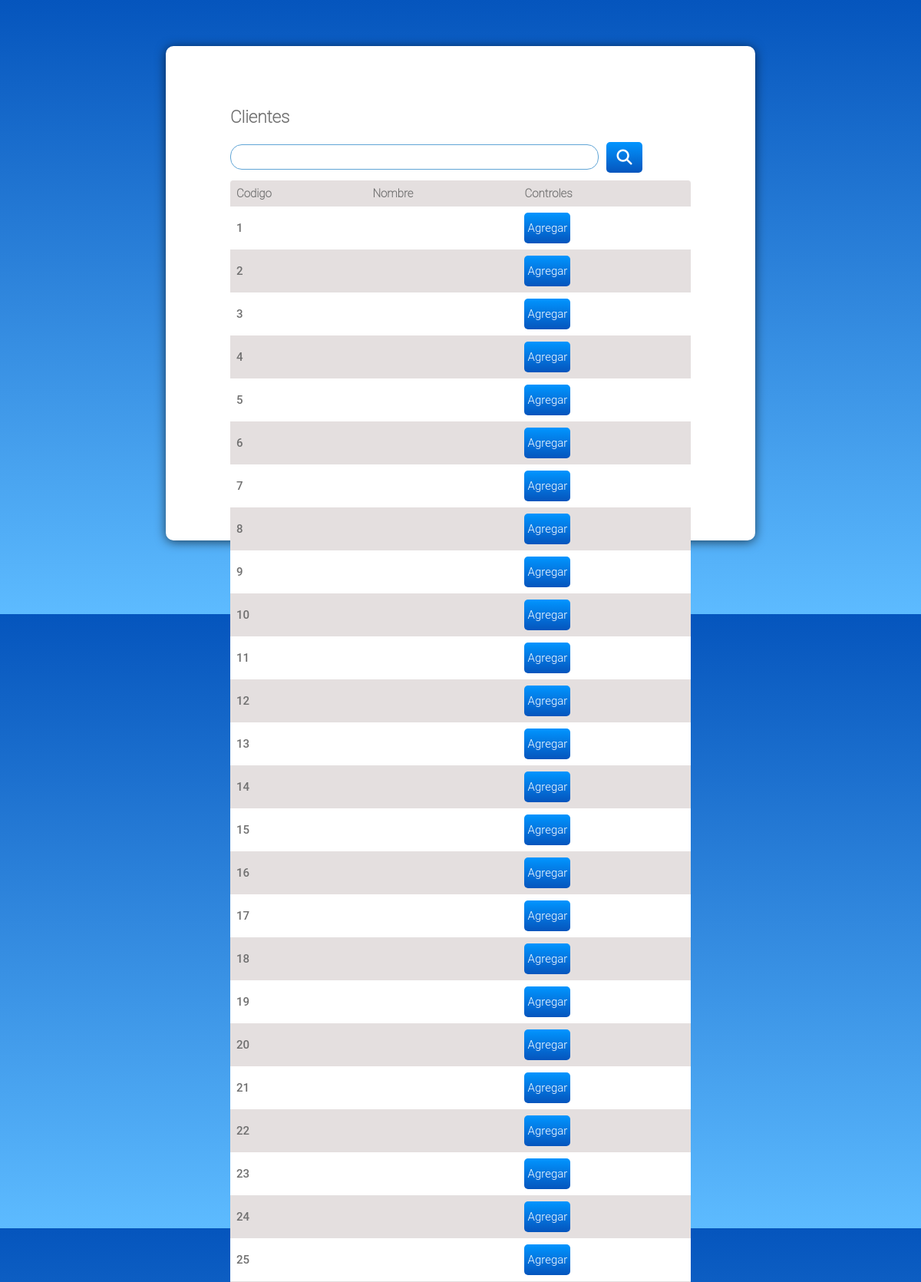
The page /public_html/cliente.php (upper part) on the database its author committed.
### tables this page shows
CREATE TABLE `clientes` (
  `id` int(11) NOT NULL,
  `idprovincia` int(11) NOT NULL,
  `idlocalidad` int(11) NOT NULL,
  `idvendedor` int(11) DEFAULT NULL,
  `idrubro` int(11) NOT NULL,
  `nombre` varchar(50) NOT NULL,
  `direccion` varchar(100) NOT NULL,
  `codpostal` int(11) NOT NULL,
  `telefono` varchar(30) DEFAULT NULL,
  `mail` varchar(50) DEFAULT NULL,
  `cuit` varchar(20) NOT NULL,
  `iva` smallint(6) NOT NULL,
  `web` varchar(50) DEFAULT NULL,
  `ingbrutos` decimal(10,2) NOT NULL,
  `descuento` float(24,0) NOT NULL,
  `fechaalta` datetime NOT NULL,
  `observaciones` longtext DEFAULT NULL,
  `estado` tinyint(4) DEFAULT NULL,
  `formapago` int(11) DEFAULT NULL,
  `limitecredito` int(11) DEFAULT 0,
  `creditoacumulado` float(24,0) DEFAULT 0,
  `totaladelantos` decimal(19,4) NOT NULL DEFAULT 0.0000,
  `codigo` int(11) NOT NULL DEFAULT -1,
  `cant_compras` bigint(20) NOT NULL DEFAULT 0,
  `cant_compras_delivery` bigint(20) NOT NULL DEFAULT 0,
  `cant_rm` bigint(20) NOT NULL DEFAULT 0,
  `cant_nr` bigint(20) NOT NULL DEFAULT 0,
  `cant_nc` bigint(20) NOT NULL DEFAULT 0,
  `cant_nd` bigint(20) NOT NULL DEFAULT 0,
  `cant_a_cobrar` bigint(20) NOT NULL DEFAULT 0,
  `cant_morosas` bigint(20) NOT NULL DEFAULT 0,
  `cant_incobrables` bigint(20) NOT NULL DEFAULT 0,
  `cant_gestion` bigint(20) NOT NULL DEFAULT 0,
  `cant_cobradas` bigint(20) NOT NULL DEFAULT 0,
  `promedio_compra` decimal(19,4) NOT NULL DEFAULT 0.0000,
  `mayor_compra` decimal(19,4) NOT NULL DEFAULT 0.0000,
  `menor_compra` decimal(19,4) NOT NULL DEFAULT 0.0000,
  `total_adelantado` decimal(19,4) NOT NULL DEFAULT 0.0000,
  `total_comprado` decimal(19,4) NOT NULL DEFAULT 0.0000,
  `total_pagado` decimal(19,4) NOT NULL DEFAULT 0.0000,
  `cant_cheques` bigint(20) NOT NULL DEFAULT 0,
  `fechaultimacompra` datetime NOT NULL,
  `domicilioentrega` varchar(100) NOT NULL DEFAULT '',
  `nombrefantasia` varchar(100) NOT NULL DEFAULT '',
  `tipocliente` int(11) NOT NULL DEFAULT 0,
  `cant_fc` bigint(20) NOT NULL DEFAULT 0,
  `horaentrega` time NOT NULL DEFAULT '12:00:00'
);

### public_html/cliente.php (the view, shortened to what this page needs)
<?php
    require ('database.php');
    $conecta = mysqli_connect($server, $nombre, $password, $database);
    mysqli_select_db($conecta, $database) or die ('Error al conectar');
    mysqli_set_charset($conecta, 'utf8');
    $buscar = '';
    $vendedor = '';
?>
<!DOCTYPE html>
<html lang="es">
<head>
    <link rel="stylesheet" href="<?php echo SERVERURL;?>assets/styles/lista.css">
    <link rel="stylesheet" href="<?php echo SERVERURL;?>assets/styles/message.css">
</head>
<body>
    <div class="contenido-productos">
        <main class="contenido">
            <header class="titulo">
                <h2>Clientes</h2>
            </header>
            <form method="POST" action="<?php echo SERVERURL;?>clientes/<?php echo $vendedor;?>">
                <div class=productos>
                    <input class="text efecto" type="search" name="search" value="<?php $buscar?>">
                    <button class="fas fa-search boton-buscar efecto-botones" type="submit"></button>
                </div>
            </form>
            <table>
                <tr>
                    <th>Codigo</th>
                    <th>Nombre</th>
                    <th>Controles</th>
                </tr>
                <?php
                    if($buscar == '')
                    {
                        $sql="SELECT * FROM clientes";
                        $resultado = mysqli_query($conecta, $sql);
                        while($filas = mysqli_fetch_array($resultado, MYSQLI_ASSOC))
                        {
                ?>
                            <tr>
                                <td>
                                    <?php echo $filas['codigo'];?>
                                </td>
                                <td>
                                </td>
                                <td>
                                    <form method="POST" action="<?php echo SERVERURL;?>clientes/<?php echo $vendedor;?>">
                                        <input class="boton-controles efecto-botones" type="submit" name="boton-agregar" value="Agregar">
                                    </form>
                                </td>
                            </tr>
                <?php
                        }
                    }
                    ?>
            </table>
        </main>
    </div>
</body>
</html>

### assets/styles/lista.css (style rules this page uses)
body { margin: 0; font-family: 'Roboto Medium', 'Segoe UI', Tahoma, Geneva, Verdana, sans-serif; color: #707070; font-size: 15px; }
.contenido { padding: 7%; }
table { border-radius: 0.25em; border-collapse: collapse; width: 100%; background:#e4dfdf; color: #707070; }
.titulo h2, th { font-family: 'Roboto thin', 'Segoe UI', Tahoma, Geneva, Verdana, sans-serif; }
.titulo { margin-bottom: 20px; }
.productos, .pedido { display: flex; align-items: center; margin-bottom: 10px; }
.text { border-radius: 15px; border-color: #60a5d6; border-style: solid; border-width: 1px; font-size: 15px; height: 2.2em; padding: 5px 10px; width: 80%; color: #707070; outline: 0; }
input[type="submit"] { font-size: 15px; width: 60px; }
.boton-buscar, .boton-controles { font-family: "Font Awesome 5 Free"; background: linear-gradient(180deg,#0195ff 0%, #0555bd 100%); border: 0; padding: 0; border-radius: 5px; color: white; font-size: 20px; height: 40px; width: 47px; font-family: 'Roboto light', 'Segoe UI', Tahoma, Geneva, Verdana, sans-serif; outline: 0; }
.boton-buscar { margin-left: 10px; }
td, th { text-align: left; padding: 8px; }
tr:nth-child(even) { color: #707070; background-color: #ffffff; }
@media screen and (min-width: 760px) { .contenido-productos { display: flex; justify-content: center; } }
@media screen and (min-width: 760px) { html { height: 100%; } }
@media screen and (min-width: 760px) { body { background: linear-gradient(#0555bd, #5dbbff); } }
@media screen and (min-width: 760px) { .contenido { width: 600px; margin-top: 10%; padding-top: 5%; background-color: white; border-radius: 10px; box-shadow: 0px 2px 14px 0px #000000a1; height: calc(100vh - 300px); } }
@media screen and (min-width: 1060px) { .contenido { margin-top: 5%; } }

### rows shown on the page
clientes: codigo "1"
clientes: codigo "2"
clientes: codigo "3"
clientes: codigo "4"
clientes: codigo "5"
clientes: codigo "6"
clientes: codigo "7"
clientes: codigo "8"
clientes: codigo "9"
clientes: codigo "10"
clientes: codigo "11"
clientes: codigo "12"
clientes: codigo "13"
clientes: codigo "14"
clientes: codigo "15"
clientes: codigo "16"
clientes: codigo "17"
clientes: codigo "18"
clientes: codigo "19"
clientes: codigo "20"
clientes: codigo "21"
clientes: codigo "22"
clientes: codigo "23"
clientes: codigo "24"
clientes: codigo "25"
